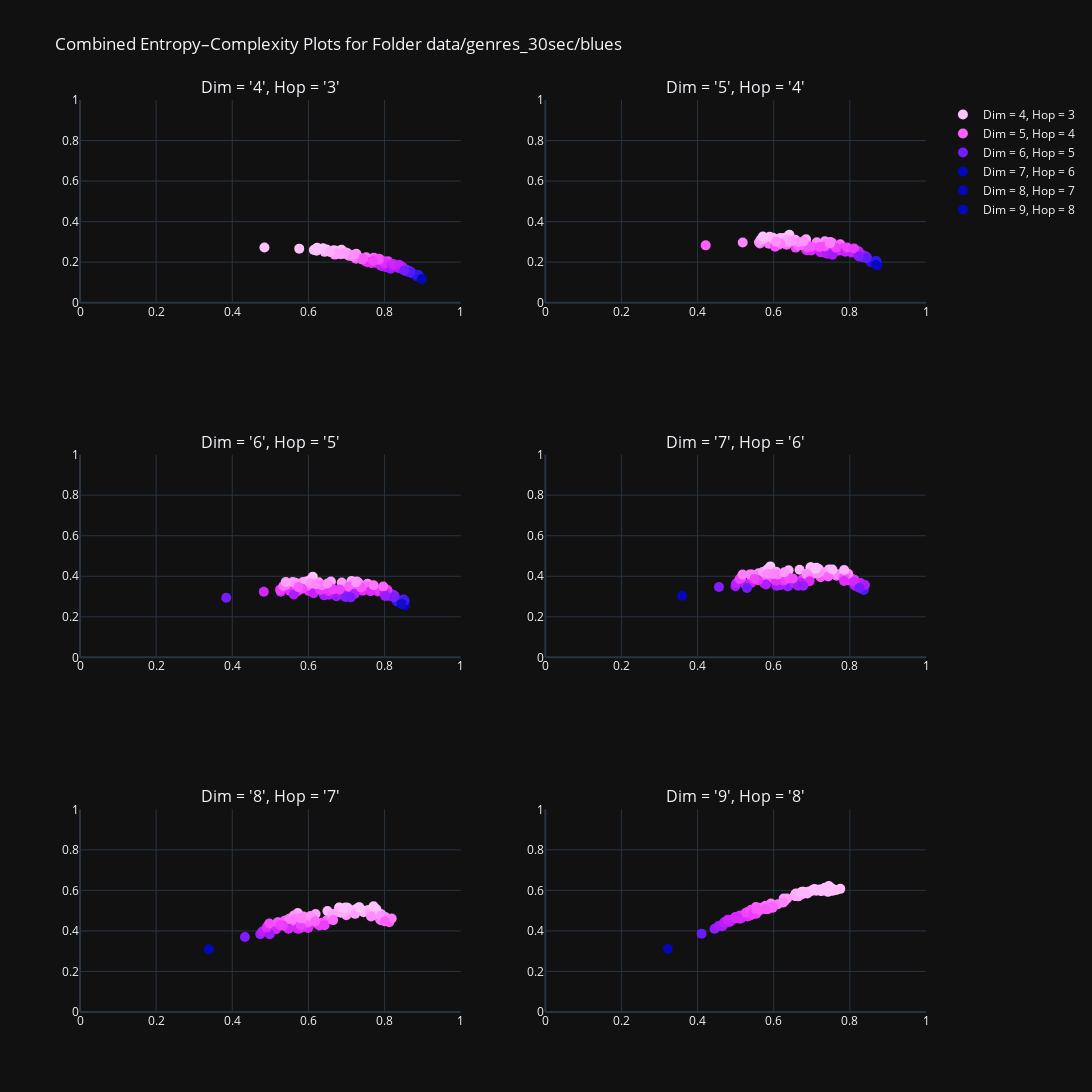

The notebook cell saved with this chart:
### Markdown cell above
Blues

### Code cell
folder_path = "data/genres_30sec/blues"
start = 4
end = 10
grid = 2
folder = "plots"
plot_graph(folder_path, start, end, grid, folder)
